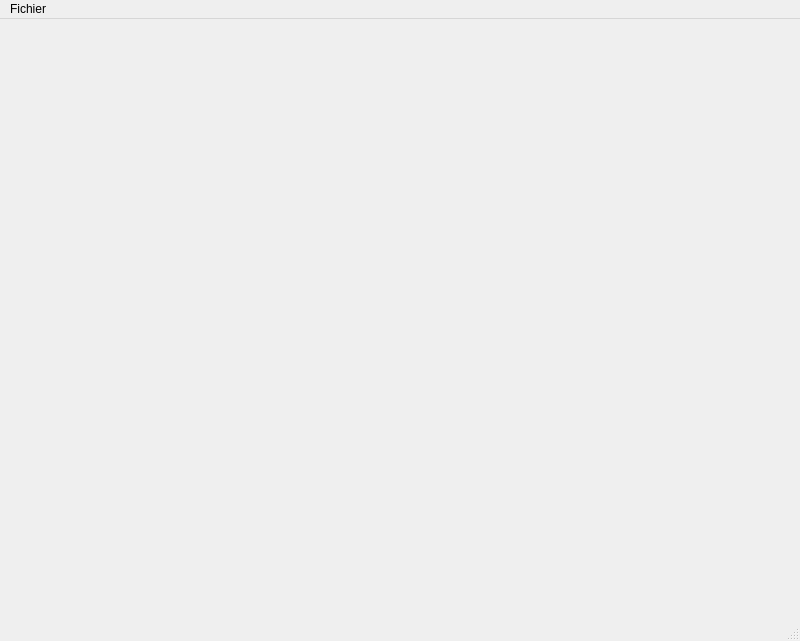
<?xml version="1.0" encoding="UTF-8"?>
<ui version="4.0">
 <class>EngineTestClass</class>
 <widget class="QMainWindow" name="EngineTestClass">
  <property name="geometry">
   <rect>
    <x>0</x>
    <y>0</y>
    <width>800</width>
    <height>641</height>
   </rect>
  </property>
  <property name="sizePolicy">
   <sizepolicy hsizetype="Fixed" vsizetype="Fixed">
    <horstretch>0</horstretch>
    <verstretch>0</verstretch>
   </sizepolicy>
  </property>
  <property name="windowTitle">
   <string>EngineTest</string>
  </property>
  <widget class="QWidget" name="centralWidget">
   <property name="sizePolicy">
    <sizepolicy hsizetype="Preferred" vsizetype="Preferred">
     <horstretch>0</horstretch>
     <verstretch>0</verstretch>
    </sizepolicy>
   </property>
   <layout class="QHBoxLayout" name="horizontalLayout">
    <property name="leftMargin">
     <number>0</number>
    </property>
    <property name="topMargin">
     <number>0</number>
    </property>
    <property name="rightMargin">
     <number>0</number>
    </property>
    <property name="bottomMargin">
     <number>0</number>
    </property>
    <item>
     <widget class="GLWidget" name="widget" native="true">
      <property name="sizePolicy">
       <sizepolicy hsizetype="Fixed" vsizetype="Fixed">
        <horstretch>0</horstretch>
        <verstretch>0</verstretch>
       </sizepolicy>
      </property>
      <property name="minimumSize">
       <size>
        <width>800</width>
        <height>600</height>
       </size>
      </property>
      <property name="maximumSize">
       <size>
        <width>800</width>
        <height>600</height>
       </size>
      </property>
     </widget>
    </item>
   </layout>
  </widget>
  <widget class="QMenuBar" name="menuBar">
   <property name="geometry">
    <rect>
     <x>0</x>
     <y>0</y>
     <width>800</width>
     <height>21</height>
    </rect>
   </property>
   <widget class="QMenu" name="menuFichier">
    <property name="title">
     <string>Fichier</string>
    </property>
    <addaction name="actionOuvrir"/>
    <addaction name="actionFermer"/>
   </widget>
   <addaction name="menuFichier"/>
  </widget>
  <widget class="QStatusBar" name="statusBar"/>
  <action name="actionOuvrir">
   <property name="text">
    <string>Ouvrir</string>
   </property>
  </action>
  <action name="actionFermer">
   <property name="text">
    <string>Fermer</string>
   </property>
  </action>
 </widget>
 <layoutdefault spacing="6" margin="11"/>
 <customwidgets>
  <customwidget>
   <class>GLWidget</class>
   <extends>QWidget</extends>
   <header>glwidget.h</header>
   <container>1</container>
  </customwidget>
 </customwidgets>
 <resources>
  <include location="enginetest.qrc"/>
 </resources>
 <connections/>
</ui>
